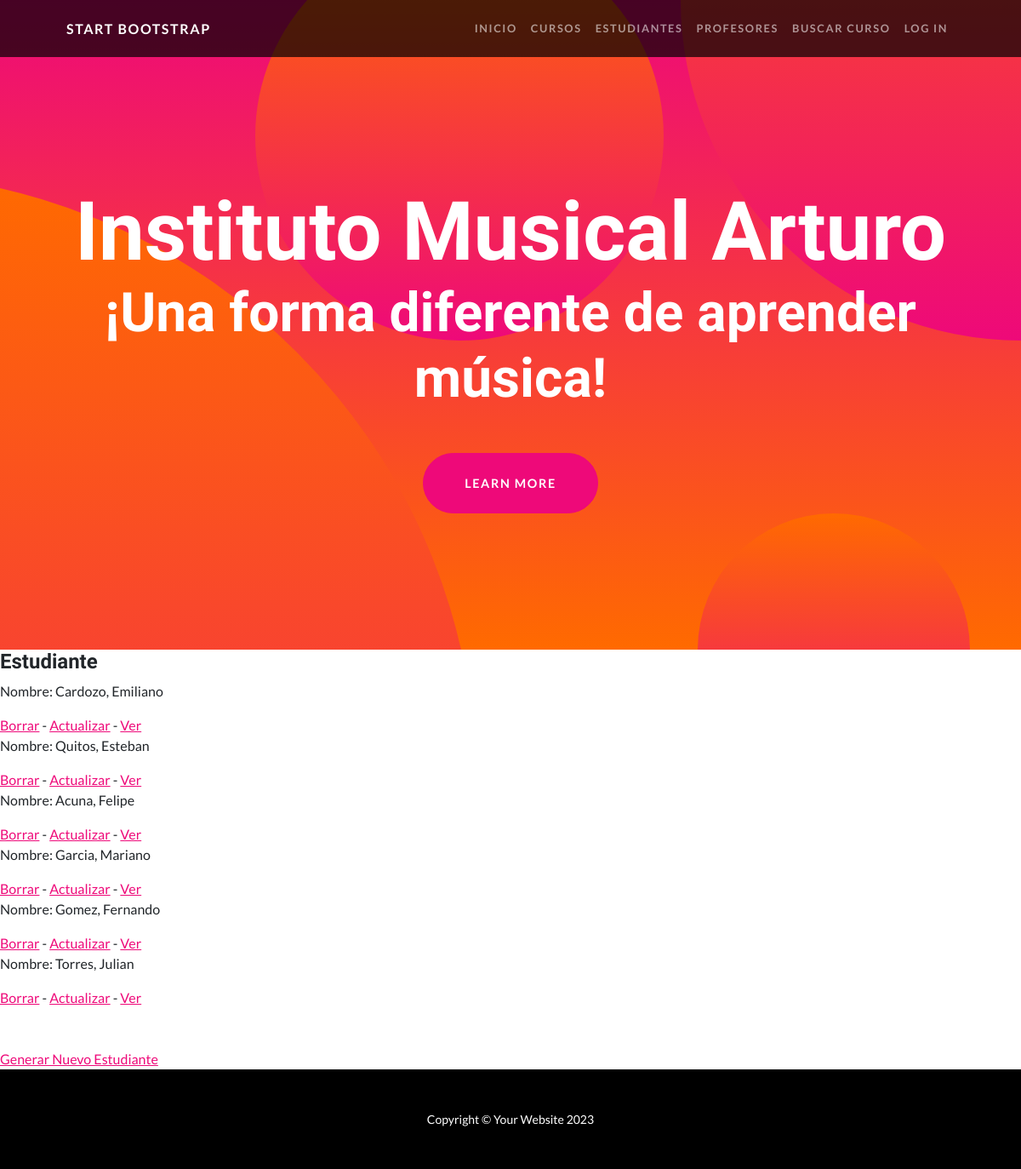
The page /estudiantes/listar on the database as committed earlier.
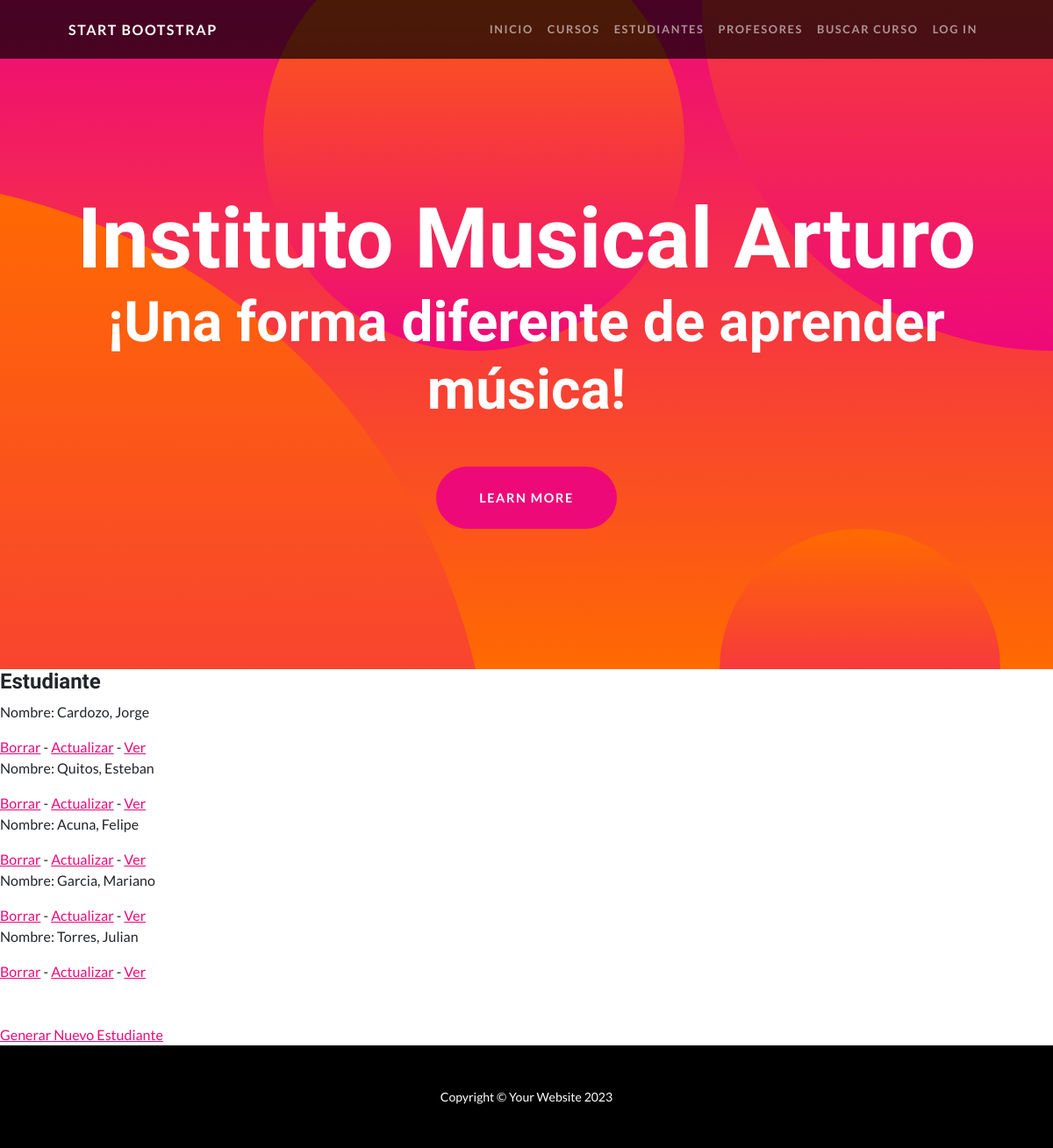
The same page on the database as committed later.
### app_music/models.py (models this page shows)
class Estudiante(models.Model):
    nombre = models.CharField(max_length=40)
    apellido = models.CharField(max_length=20)
    email = models.EmailField(max_length=40)

### app_music/views.py (the view)
# urls.py: path('estudiantes/listar', views.EstudianteListView.as_view(), name ="ListarEstudiantes"),
class EstudianteListView(ListView):
    model = Estudiante
    context_object_name ="Estudiantes"
    template_name = "app_music/lista_estudiantes.html"

### app_music/templates/app_music/lista_estudiantes.html (shortened to what this page needs)
{% extends 'app_music/base.html' %}
{% load static %}
{% block main %}
<h4>Estudiante</h4>
    {% for estudiante in Estudiantes %}
        <p>Nombre: {{estudiante.apellido}}, {{estudiante.nombre}}</p>
        <a href="{% url 'EstudianteBorrar' estudiante.pk %}">Borrar</a>
        -
        <a href="{% url 'ActualizaEstudiante' estudiante.pk %}">Actualizar</a>
        -
        <a href="{% url 'EstudianteDetalle' estudiante.pk %}">Ver</a>
    {% endfor %}
    <br><br><br>
    <a href="{% url 'NuevoEstudiante' %}">Generar Nuevo Estudiante</a><br>
    {% endblock main %}

Rows that differ between the two databases and show on the page:
removed Estudiante: apellido "Gomez", nombre "Fernando"
changed Estudiante "Cardozo": nombre "Emiliano" → "Jorge"
